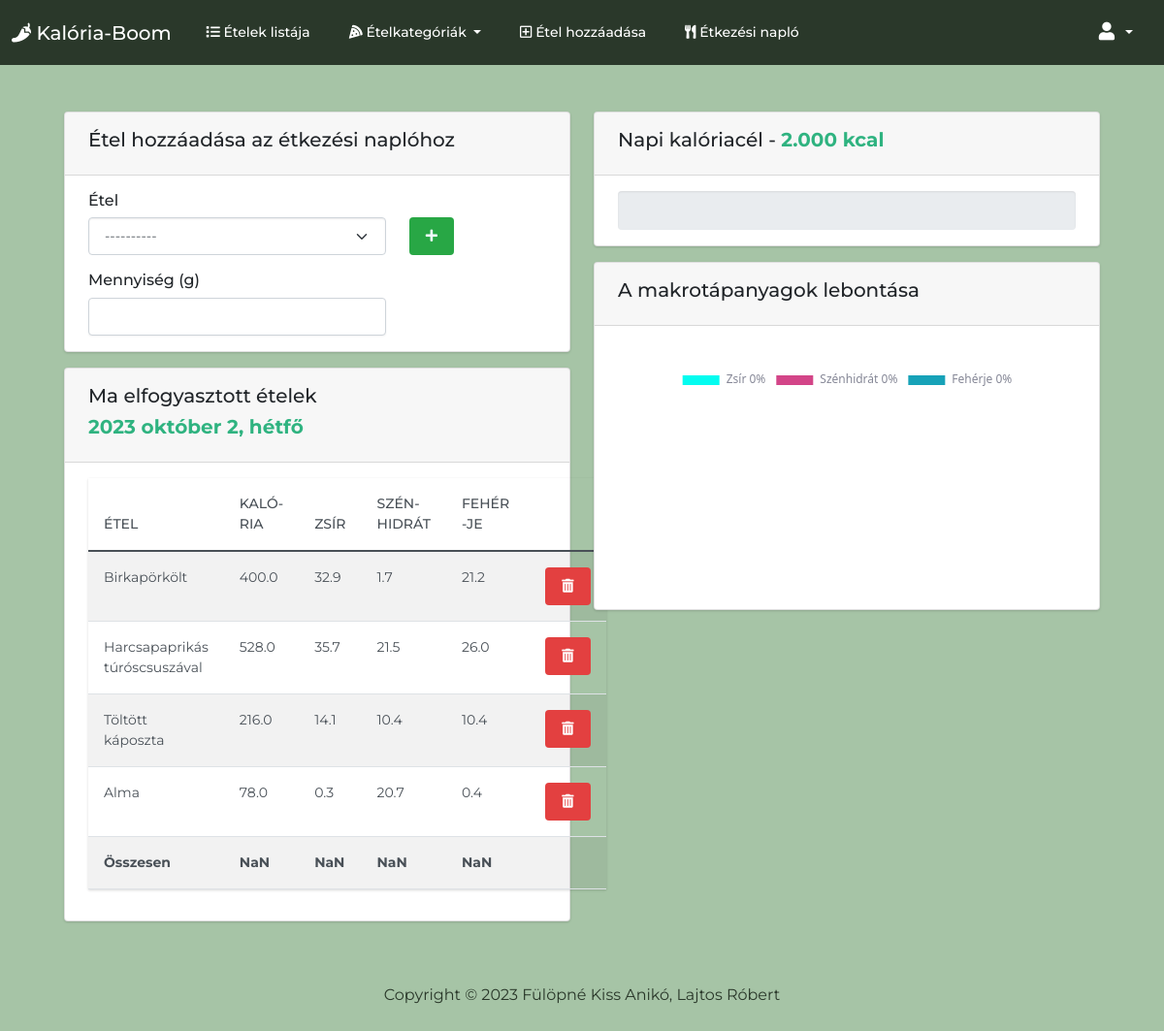
/food/foodlog (signed in), run on an earlier commit of the app's database.
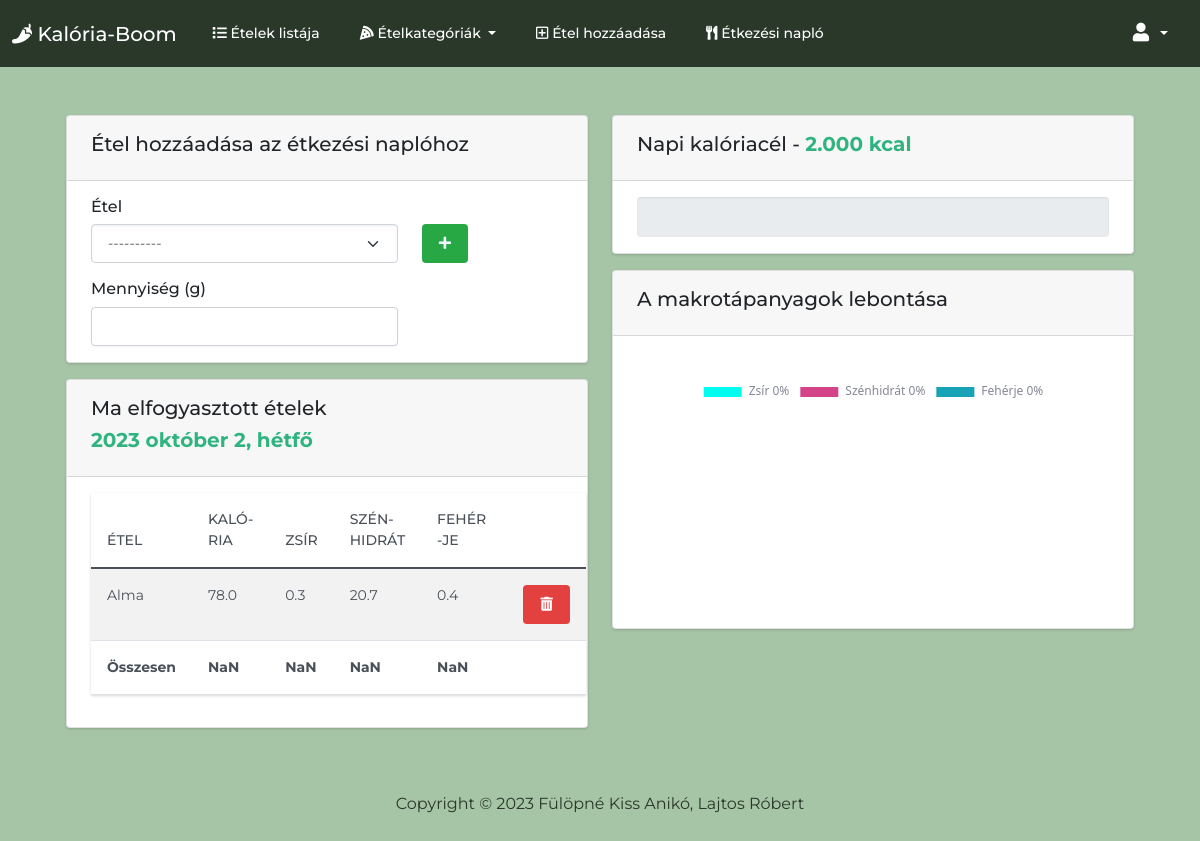
And on a later commit of the database.
### foodtracker/models.py (models this page shows, shortened)
class FoodLog(models.Model):
    user = models.ForeignKey(User, on_delete=models.CASCADE)
    food_consumed = models.ForeignKey(Food, on_delete=models.CASCADE)
    quantity = models.IntegerField(default=100)
    consumed_date = models.DateField(default=date.today)
    def calories_sum(self):
        return round((self.quantity * self.food_consumed.calories / 100), 1)
    def fat_sum(self):
        return round((self.quantity * self.food_consumed.fat / 100), 1)
    def carbohydrates_sum(self):
        return round((self.quantity * self.food_consumed.carbohydrates / 100), 1)
    def protein_sum(self):
        return round((self.quantity * self.food_consumed.protein / 100), 1)
    class Meta:
        verbose_name = 'Food Log'
        verbose_name_plural = 'Food Log'

class Food(models.Model):
    food_name = models.CharField(max_length=200)
    quantity = models.DecimalField(max_digits=7, decimal_places=2, default=100.00)
    calories = models.IntegerField(default=0)
    fat = models.DecimalField(max_digits=7, decimal_places=2)
    carbohydrates = models.DecimalField(max_digits=7, decimal_places=2)
    protein = models.DecimalField(max_digits=7, decimal_places=2)
    category = models.ForeignKey(FoodCategory, on_delete=models.CASCADE, related_name='food_category')

### foodtracker/views.py (the view)
# urls.py: path('food/foodlog', views.food_log_view, name='food_log'),
@login_required
def food_log_view(request):
    if request.method == 'POST':
        foods = Food.objects.all()
        food = request.POST['food_consumed']
        food_consumed = Food.objects.get(food_name=food)
        quantity = request.POST['quantity']
        consumed_date = date.today()
        user = request.user
        food_log = FoodLog(user=user, food_consumed=food_consumed, quantity = quantity, consumed_date = consumed_date)
        food_log.save()
    else:  # GET method
        foods = Food.objects.all()
    user_food_log = FoodLog.objects.filter(user=request.user)
    return render(request, 'food_log.html', {
        'categories': FoodCategory.objects.all(),
        'foods': foods,
        'user_food_log': user_food_log
    })

### foodtracker/models.py (called while the page is built)
    def __str__(self):
        return f'{self.category_name}'

    @property
    def count_food_by_category(self):
        return Food.objects.filter(category=self).count()

### templates/food_log.html (shortened to what this page needs)
{% extends 'base.html' %} {% load static %}  {% block body %}
<div class="py-4 mt-auto">
  <div class="container-fluid px-4">
    <div class="row justify-content-center">
      <div class="col-xl-12">
        <div class="row">
          <div class="col-md-6 mt-4">
            <div class="card bg-secondary mb-3">
              <div class="card-header">
                <h5>Étel hozzáadása az étkezési naplóhoz</h5>
              </div>
              <div class="card-body">
                <div class="form-group">
                  <form method="POST">
                    <div class="form-group">
                      <div class="row">
                        <h6>Étel</h6>
                        <div class="col-8">
                          <select
                            class="form-select"
                            name="food_consumed"
                            id="food_consumed"
                            required
                          >
                            <option value="">----------</option>
                          </select>
                        </div>
                        <div class="col-4">
                          <button type="submit" class="btn green">
                            <i class="fas fa-light fa-plus fa-beat ml-3"></i>
                          </button>
                        </div>
                        <h6 class="mt-3">Mennyiség (g)</h6>
                        <div class="col-8">
                          <input
                            type="number"
                            class="form-control"
                            value="-"
                            name="quantity"
                            id="quantity"
                            required
                          />
                        </div>
                      </div>
                    </div>
                  </form>
                </div>
              </div>
            </div>
            <div class="card bg-secondary mb-3">
              <div class="card-header">
                <h5>Ma elfogyasztott ételek</h5>
                <h5>
                  <strong class="text-success">{% now 'Y F j, l' %}</strong>
                </h5>
              </div>
              <div class="card-body">
                <table id="foodtable" class="table table-striped table-hover">
                  <thead>
                    <tr>
                      <th scope="col" class="col-md-2">Étel</th>
                      <th scope="col" class="col-md-2">Kaló-ria</th>
                      <th scope="col" class="col-md-2">Zsír</th>
                      <th scope="col" class="col-md-2">Szén-hidrát</th>
                      <th scope="col" class="col-md-2">Fehér-je</th>
                      <th scope="col" class="col-md-2"></th>
                    </tr>
                  </thead>
                  <tbody>
                    {% for food_item in user_food_log %}
                    {% now "Y-m-d" as current_date %} {% with food_item.consumed_date|date:"Y-m-d" as formatted_consumed_date %}
                    {% if formatted_consumed_date == current_date %}
                    <tr>
                      <td class="col-md-2">
                        {{ food_item.food_consumed.food_name }}
                      </td>
                      <td class="col-md-2">{{ food_item.calories_sum }}</td>
                      <td class="col-md-2">{{ food_item.fat_sum }}</td>
                      <td class="col-md-2">
                        {{ food_item.carbohydrates_sum }}
                      </td>
                      <td class="col-md-2">{{ food_item.protein_sum }}</td>
                      <td>
                        <a
                          class="btn light-red"
                          href="{% url 'food_log_delete' food_item.id %}"
                        >
                          <i class="fas fa-trash-alt"></i>
                        </a>
                      </td>
                    </tr>
                    {% endif %}
                    {% endwith %}
                {% endfor %}
                    <tr>
                      <td id="foodName" class="col-md-2"><b>Összesen</b></td>
                      <td id="totalCalories" class="col-md-2"><b></b></td>
                      <td id="totalFat" class="col-md-2"><b></b></td>
                      <td id="totalCarbohydrates" class="col-md-2"><b></b></td>
                      <td id="totalProtein" class="col-md-2"><b></b></td>
                      <td></td>
                    </tr>
                  </tbody>
                </table>
              </div>
            </div>
          </div>
          <div class="col-md-6 mt-4">
            <div class="card bg-secondary mb-3">
              <div class="card-header">
                <h5>
                  Napi kalóriacél -
                  <strong class="text-success">2.000 kcal</strong>
                </h5>
              </div>
              <div class="card-body justify-content-center">
                <div class="progress" style="height: 40px">
                </div>
              </div>
            </div>
            <div class="card bg-secondary mb-3">
              <div class="card-header">
                <h5>A makrotápanyagok lebontása</h5>
              </div>
              <div class="card-body justify-content-center">
                <div class="chart-pie pt-4">
                  <canvas id="myPieChart"></canvas>
                </div>
              </div>
            </div>
          </div>
        </div>
      </div>
    </div>
  </div>
</div>
{% endblock %}

### templates/base.html (shortened to what this page needs)
{% load static %}
<!DOCTYPE html>
<html lang="hu">
  <head>
    <link
      href="https://cdnjs.cloudflare.com/ajax/libs/font-awesome/5.8.2/css/all.min.css"
      rel="stylesheet"
    />
    <link href='{% static "css/bootstrap.min.css" %}' rel="stylesheet" />
    <link href='{% static "css/styles.css" %}' rel="stylesheet" />
  </head>
  <body>
    <nav class="navbar navbar-expand-lg navbar-dark dark-green">
      <div class="container-fluid">
        <a class="navbar-brand" href="{% url 'index' %}">
          <i class="fas fa-pepper-hot fa-2xl"></i> Kalória-Boom
        </a>
        <div class="collapse navbar-collapse" id="navbarColor">
          <ul class="navbar-nav me-auto">
            <li class="nav-item">
              <a class="nav-link" href="{% url 'index' %}">
                <i class="fas fa-list"></i> Ételek listája
              </a>
            </li>
            <li class="nav-item dropdown">
              <a
                class="nav-link dropdown-toggle"
                data-bs-toggle="dropdown"
                href="#"
                role="button"
                aria-haspopup="true"
                aria-expanded="false"
              >
                <i class="fas fa-pizza-slice"></i> Ételkategóriák
              </a>
            </li>
            {% if user.is_authenticated %}
            <li class="nav-item">
              <a class="nav-link" href="{% url 'food_add' %}">
                <i class="far fa-plus-square"></i> Étel hozzáadása
              </a>
            </li>
            <li class="nav-item">
              <a class="nav-link" href="{% url 'food_log' %}">
                <i class="fas fa-utensils"></i> Étkezési napló
              </a>
            </li>
            {% endif %}
          </ul>
          <ul class="navbar-nav ms-auto">
            {% if user.is_authenticated %}
            <li class="nav-item dropdown">
              <a
                class="nav-link dropdown-toggle"
                data-bs-toggle="dropdown"
                href="#"
                role="button"
                aria-haspopup="true"
                aria-expanded="false"
              >
                <i class="fas fa-user fa-fw fa-lg"></i>
              </a>
            </li>
            {% endif %}
          </ul>
        </div>
      </div>
    </nav>
    <main>
      <div class="container">{% block body %} {% endblock %}</div>
    </main>
    <footer class="py-4">
      <div class="d-flex align-items-center justify-content-center">
        <div class="text-center">
          Copyright &copy;
          Fülöpné Kiss Anikó, Lajtos Róbert
        </div>
      </div>
    </footer>
  </body>
</html>

### static/css/styles.css (style rules this page uses)
html { position: relative; min-height: 100%; }
body { margin: 0 0 90px; font-family: 'Montserrat', sans-serif !important; background-size: cover; background-color: rgb(166, 196, 166); color: rgb(42, 56, 42); ; }
footer { position: absolute; left: 0; bottom: 0; height: 90px; width: 100%; }
.dark-green { background-color: rgb(42, 56, 42); }
.light-red { background-color: rgb(227, 64, 64); color:white; }
.green { background-color: #28a745; color: aliceblue; }

What changed in the data, as far as the page shows it:
removed FoodLog: food_consumed.food_name "Birkapörkölt", calories_sum "400.0", fat_sum "32.9", carbohydrates_sum "1.7", protein_sum "21.2"
removed FoodLog: food_consumed.food_name "Harcsapaprikás túróscsuszával", calories_sum "528.0", fat_sum "35.7", carbohydrates_sum "21.5", protein_sum "26.0"
removed FoodLog: food_consumed.food_name "Töltött káposzta", calories_sum "216.0", fat_sum "14.1", carbohydrates_sum "10.4", protein_sum "10.4"
